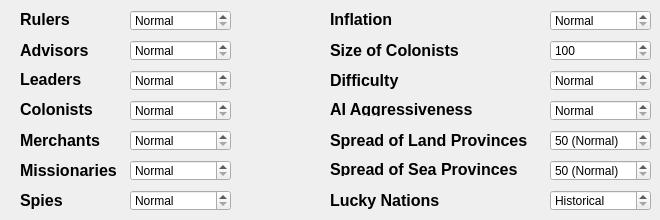
    <widget class="QWidget" name="tab">
     <attribute name="title">
      <string>Gameplay Settings</string>
     </attribute>
     <widget class="QLabel" name="label">
      <property name="geometry">
       <rect>
        <x>20</x>
        <y>10</y>
        <width>61</width>
        <height>16</height>
       </rect>
      </property>
      <property name="contextMenuPolicy">
       <enum>Qt::NoContextMenu</enum>
      </property>
      <property name="text">
       <string>&lt;!DOCTYPE HTML PUBLIC &quot;-//W3C//DTD HTML 4.0//EN&quot; &quot;http://www.w3.org/TR/REC-html40/strict.dtd&quot;&gt;
&lt;html&gt;&lt;head&gt;&lt;meta name=&quot;qrichtext&quot; content=&quot;1&quot; /&gt;&lt;style type=&quot;text/css&quot;&gt;
p, li { white-space: pre-wrap; }
&lt;/style&gt;&lt;/head&gt;&lt;body style=&quot; font-family:'MS Shell Dlg 2'; font-size:8.25pt; font-weight:400; font-style:normal;&quot;&gt;
&lt;p style=&quot; margin-top:0px; margin-bottom:0px; margin-left:0px; margin-right:0px; -qt-block-indent:0; text-indent:0px;&quot;&gt;&lt;span style=&quot; font-size:12pt; font-weight:600;&quot;&gt;Rulers&lt;/span&gt;&lt;/p&gt;&lt;/body&gt;&lt;/html&gt;</string>
      </property>
     </widget>
     <widget class="QLabel" name="label_2">
      <property name="geometry">
       <rect>
        <x>20</x>
        <y>40</y>
        <width>71</width>
        <height>21</height>
       </rect>
      </property>
      <property name="contextMenuPolicy">
       <enum>Qt::NoContextMenu</enum>
      </property>
      <property name="text">
       <string>&lt;!DOCTYPE HTML PUBLIC &quot;-//W3C//DTD HTML 4.0//EN&quot; &quot;http://www.w3.org/TR/REC-html40/strict.dtd&quot;&gt;
&lt;html&gt;&lt;head&gt;&lt;meta name=&quot;qrichtext&quot; content=&quot;1&quot; /&gt;&lt;style type=&quot;text/css&quot;&gt;
p, li { white-space: pre-wrap; }
&lt;/style&gt;&lt;/head&gt;&lt;body style=&quot; font-family:'MS Shell Dlg 2'; font-size:8.25pt; font-weight:400; font-style:normal;&quot;&gt;
&lt;p style=&quot; margin-top:0px; margin-bottom:0px; margin-left:0px; margin-right:0px; -qt-block-indent:0; text-indent:0px;&quot;&gt;&lt;span style=&quot; font-size:12pt; font-weight:600;&quot;&gt;Advisors&lt;/span&gt;&lt;/p&gt;&lt;/body&gt;&lt;/html&gt;</string>
      </property>
     </widget>
     <widget class="QLabel" name="label_3">
      <property name="geometry">
       <rect>
        <x>20</x>
        <y>70</y>
        <width>71</width>
        <height>16</height>
       </rect>
      </property>
      <property name="contextMenuPolicy">
       <enum>Qt::NoContextMenu</enum>
      </property>
      <property name="text">
       <string>&lt;!DOCTYPE HTML PUBLIC &quot;-//W3C//DTD HTML 4.0//EN&quot; &quot;http://www.w3.org/TR/REC-html40/strict.dtd&quot;&gt;
&lt;html&gt;&lt;head&gt;&lt;meta name=&quot;qrichtext&quot; content=&quot;1&quot; /&gt;&lt;style type=&quot;text/css&quot;&gt;
p, li { white-space: pre-wrap; }
&lt;/style&gt;&lt;/head&gt;&lt;body style=&quot; font-family:'MS Shell Dlg 2'; font-size:8.25pt; font-weight:400; font-style:normal;&quot;&gt;
&lt;p style=&quot; margin-top:0px; margin-bottom:0px; margin-left:0px; margin-right:0px; -qt-block-indent:0; text-indent:0px;&quot;&gt;&lt;span style=&quot; font-size:12pt; font-weight:600;&quot;&gt;Leaders&lt;/span&gt;&lt;/p&gt;&lt;/body&gt;&lt;/html&gt;</string>
      </property>
     </widget>
     <widget class="QLabel" name="label_4">
      <property name="geometry">
       <rect>
        <x>20</x>
        <y>100</y>
        <width>81</width>
        <height>16</height>
       </rect>
      </property>
      <property name="contextMenuPolicy">
       <enum>Qt::NoContextMenu</enum>
      </property>
      <property name="text">
       <string>&lt;!DOCTYPE HTML PUBLIC &quot;-//W3C//DTD HTML 4.0//EN&quot; &quot;http://www.w3.org/TR/REC-html40/strict.dtd&quot;&gt;
&lt;html&gt;&lt;head&gt;&lt;meta name=&quot;qrichtext&quot; content=&quot;1&quot; /&gt;&lt;style type=&quot;text/css&quot;&gt;
p, li { white-space: pre-wrap; }
&lt;/style&gt;&lt;/head&gt;&lt;body style=&quot; font-family:'MS Shell Dlg 2'; font-size:8.25pt; font-weight:400; font-style:normal;&quot;&gt;
&lt;p style=&quot; margin-top:0px; margin-bottom:0px; margin-left:0px; margin-right:0px; -qt-block-indent:0; text-indent:0px;&quot;&gt;&lt;span style=&quot; font-size:12pt; font-weight:600;&quot;&gt;Colonists&lt;/span&gt;&lt;/p&gt;&lt;/body&gt;&lt;/html&gt;</string>
      </property>
     </widget>
     <widget class="QLabel" name="label_5">
      <property name="geometry">
       <rect>
        <x>20</x>
        <y>130</y>
        <width>91</width>
        <height>21</height>
       </rect>
      </property>
      <property name="contextMenuPolicy">
       <enum>Qt::NoContextMenu</enum>
      </property>
      <property name="frameShape">
       <enum>QFrame::NoFrame</enum>
      </property>
      <property name="frameShadow">
       <enum>QFrame::Raised</enum>
      </property>
      <property name="text">
       <string>&lt;!DOCTYPE HTML PUBLIC &quot;-//W3C//DTD HTML 4.0//EN&quot; &quot;http://www.w3.org/TR/REC-html40/strict.dtd&quot;&gt;
&lt;html&gt;&lt;head&gt;&lt;meta name=&quot;qrichtext&quot; content=&quot;1&quot; /&gt;&lt;style type=&quot;text/css&quot;&gt;
p, li { white-space: pre-wrap; }
&lt;/style&gt;&lt;/head&gt;&lt;body style=&quot; font-family:'MS Shell Dlg 2'; font-size:8.25pt; font-weight:400; font-style:normal;&quot;&gt;
&lt;p style=&quot; margin-top:0px; margin-bottom:0px; margin-left:0px; margin-right:0px; -qt-block-indent:0; text-indent:0px;&quot;&gt;&lt;span style=&quot; font-size:12pt; font-weight:600;&quot;&gt;Merchants&lt;/span&gt;&lt;/p&gt;&lt;/body&gt;&lt;/html&gt;</string>
      </property>
     </widget>
     <widget class="QLabel" name="label_6">
      <property name="geometry">
       <rect>
        <x>20</x>
        <y>190</y>
        <width>51</width>
        <height>21</height>
       </rect>
      </property>
      <property name="contextMenuPolicy">
       <enum>Qt::NoContextMenu</enum>
      </property>
      <property name="text">
       <string>&lt;!DOCTYPE HTML PUBLIC &quot;-//W3C//DTD HTML 4.0//EN&quot; &quot;http://www.w3.org/TR/REC-html40/strict.dtd&quot;&gt;
&lt;html&gt;&lt;head&gt;&lt;meta name=&quot;qrichtext&quot; content=&quot;1&quot; /&gt;&lt;style type=&quot;text/css&quot;&gt;
p, li { white-space: pre-wrap; }
&lt;/style&gt;&lt;/head&gt;&lt;body style=&quot; font-family:'MS Shell Dlg 2'; font-size:8.25pt; font-weight:400; font-style:normal;&quot;&gt;
&lt;p style=&quot; margin-top:0px; margin-bottom:0px; margin-left:0px; margin-right:0px; -qt-block-indent:0; text-indent:0px;&quot;&gt;&lt;span style=&quot; font-size:12pt; font-weight:600;&quot;&gt;Spies&lt;/span&gt;&lt;/p&gt;&lt;/body&gt;&lt;/html&gt;</string>
      </property>
     </widget>
     <widget class="QLabel" name="label_7">
      <property name="geometry">
       <rect>
        <x>20</x>
        <y>160</y>
        <width>101</width>
        <height>21</height>
       </rect>
      </property>
      <property name="contextMenuPolicy">
       <enum>Qt::NoContextMenu</enum>
      </property>
      <property name="text">
       <string>&lt;!DOCTYPE HTML PUBLIC &quot;-//W3C//DTD HTML 4.0//EN&quot; &quot;http://www.w3.org/TR/REC-html40/strict.dtd&quot;&gt;
&lt;html&gt;&lt;head&gt;&lt;meta name=&quot;qrichtext&quot; content=&quot;1&quot; /&gt;&lt;style type=&quot;text/css&quot;&gt;
p, li { white-space: pre-wrap; }
&lt;/style&gt;&lt;/head&gt;&lt;body style=&quot; font-family:'MS Shell Dlg 2'; font-size:8.25pt; font-weight:400; font-style:normal;&quot;&gt;
&lt;p style=&quot; margin-top:0px; margin-bottom:0px; margin-left:0px; margin-right:0px; -qt-block-indent:0; text-indent:0px;&quot;&gt;&lt;span style=&quot; font-size:12pt; font-weight:600;&quot;&gt;Missionaries&lt;/span&gt;&lt;/p&gt;&lt;/body&gt;&lt;/html&gt;</string>
      </property>
     </widget>
     <widget class="QSpinBox" name="spinBox">
      <property name="geometry">
       <rect>
        <x>130</x>
        <y>100</y>
        <width>101</width>
        <height>21</height>
       </rect>
      </property>
      <property name="focusPolicy">
       <enum>Qt::ClickFocus</enum>
      </property>
      <property name="frame">
       <bool>true</bool>
      </property>
      <property name="specialValueText">
       <string>Normal</string>
      </property>
     </widget>
     <widget class="QSpinBox" name="spinBox_2">
      <property name="geometry">
       <rect>
        <x>130</x>
        <y>70</y>
        <width>101</width>
        <height>21</height>
       </rect>
      </property>
      <property name="focusPolicy">
       <enum>Qt::ClickFocus</enum>
      </property>
      <property name="frame">
       <bool>true</bool>
      </property>
      <property name="specialValueText">
       <string>Normal</string>
      </property>
     </widget>
     <widget class="QSpinBox" name="spinBox_3">
      <property name="geometry">
       <rect>
        <x>130</x>
        <y>10</y>
        <width>101</width>
        <height>21</height>
       </rect>
      </property>
      <property name="focusPolicy">
       <enum>Qt::ClickFocus</enum>
      </property>
      <property name="frame">
       <bool>true</bool>
      </property>
      <property name="specialValueText">
       <string>Normal</string>
      </property>
      <property name="value">
       <number>0</number>
      </property>
     </widget>
     <widget class="QSpinBox" name="spinBox_4">
      <property name="geometry">
       <rect>
        <x>130</x>
        <y>40</y>
        <width>101</width>
        <height>21</height>
       </rect>
      </property>
      <property name="focusPolicy">
       <enum>Qt::ClickFocus</enum>
      </property>
      <property name="frame">
       <bool>true</bool>
      </property>
      <property name="specialValueText">
       <string>Normal</string>
      </property>
     </widget>
     <widget class="QSpinBox" name="spinBox_5">
      <property name="geometry">
       <rect>
        <x>130</x>
        <y>130</y>
        <width>101</width>
        <height>21</height>
       </rect>
      </property>
      <property name="focusPolicy">
       <enum>Qt::ClickFocus</enum>
      </property>
      <property name="frame">
       <bool>true</bool>
      </property>
      <property name="specialValueText">
       <string>Normal</string>
      </property>
     </widget>
     <widget class="QSpinBox" name="spinBox_6">
      <property name="geometry">
       <rect>
        <x>130</x>
        <y>160</y>
        <width>101</width>
        <height>21</height>
       </rect>
      </property>
      <property name="focusPolicy">
       <enum>Qt::ClickFocus</enum>
      </property>
      <property name="frame">
       <bool>true</bool>
      </property>
      <property name="specialValueText">
       <string>Normal</string>
      </property>
     </widget>
     <widget class="QSpinBox" name="spinBox_7">
      <property name="geometry">
       <rect>
        <x>130</x>
        <y>190</y>
        <width>101</width>
        <height>21</height>
       </rect>
      </property>
      <property name="focusPolicy">
       <enum>Qt::ClickFocus</enum>
      </property>
      <property name="frame">
       <bool>true</bool>
      </property>
      <property name="specialValueText">
       <string>Normal</string>
      </property>
     </widget>
     <widget class="QLabel" name="label_8">
      <property name="geometry">
       <rect>
        <x>330</x>
        <y>10</y>
        <width>71</width>
        <height>16</height>
       </rect>
      </property>
      <property name="contextMenuPolicy">
       <enum>Qt::NoContextMenu</enum>
      </property>
      <property name="text">
       <string>&lt;!DOCTYPE HTML PUBLIC &quot;-//W3C//DTD HTML 4.0//EN&quot; &quot;http://www.w3.org/TR/REC-html40/strict.dtd&quot;&gt;
&lt;html&gt;&lt;head&gt;&lt;meta name=&quot;qrichtext&quot; content=&quot;1&quot; /&gt;&lt;style type=&quot;text/css&quot;&gt;
p, li { white-space: pre-wrap; }
&lt;/style&gt;&lt;/head&gt;&lt;body style=&quot; font-family:'MS Shell Dlg 2'; font-size:8.25pt; font-weight:400; font-style:normal;&quot;&gt;
&lt;p style=&quot; margin-top:0px; margin-bottom:0px; margin-left:0px; margin-right:0px; -qt-block-indent:0; text-indent:0px;&quot;&gt;&lt;span style=&quot; font-size:12pt; font-weight:600;&quot;&gt;Inflation&lt;/span&gt;&lt;/p&gt;&lt;/body&gt;&lt;/html&gt;</string>
      </property>
     </widget>
     <widget class="QLabel" name="label_9">
      <property name="geometry">
       <rect>
        <x>330</x>
        <y>100</y>
        <width>161</width>
        <height>16</height>
       </rect>
      </property>
      <property name="contextMenuPolicy">
       <enum>Qt::NoContextMenu</enum>
      </property>
      <property name="text">
       <string>&lt;!DOCTYPE HTML PUBLIC &quot;-//W3C//DTD HTML 4.0//EN&quot; &quot;http://www.w3.org/TR/REC-html40/strict.dtd&quot;&gt;
&lt;html&gt;&lt;head&gt;&lt;meta name=&quot;qrichtext&quot; content=&quot;1&quot; /&gt;&lt;style type=&quot;text/css&quot;&gt;
p, li { white-space: pre-wrap; }
&lt;/style&gt;&lt;/head&gt;&lt;body style=&quot; font-family:'MS Shell Dlg 2'; font-size:8.25pt; font-weight:400; font-style:normal;&quot;&gt;
&lt;p style=&quot; margin-top:0px; margin-bottom:0px; margin-left:0px; margin-right:0px; -qt-block-indent:0; text-indent:0px;&quot;&gt;&lt;span style=&quot; font-size:12pt; font-weight:600;&quot;&gt;AI Aggressiveness&lt;/span&gt;&lt;/p&gt;&lt;/body&gt;&lt;/html&gt;</string>
      </property>
     </widget>
     <widget class="QLabel" name="label_10">
      <property name="geometry">
       <rect>
        <x>330</x>
        <y>70</y>
        <width>81</width>
        <height>21</height>
       </rect>
      </property>
      <property name="contextMenuPolicy">
       <enum>Qt::NoContextMenu</enum>
      </property>
      <property name="text">
       <string>&lt;!DOCTYPE HTML PUBLIC &quot;-//W3C//DTD HTML 4.0//EN&quot; &quot;http://www.w3.org/TR/REC-html40/strict.dtd&quot;&gt;
&lt;html&gt;&lt;head&gt;&lt;meta name=&quot;qrichtext&quot; content=&quot;1&quot; /&gt;&lt;style type=&quot;text/css&quot;&gt;
p, li { white-space: pre-wrap; }
&lt;/style&gt;&lt;/head&gt;&lt;body style=&quot; font-family:'MS Shell Dlg 2'; font-size:8.25pt; font-weight:400; font-style:normal;&quot;&gt;
&lt;p style=&quot; margin-top:0px; margin-bottom:0px; margin-left:0px; margin-right:0px; -qt-block-indent:0; text-indent:0px;&quot;&gt;&lt;span style=&quot; font-size:12pt; font-weight:600;&quot;&gt;Difficulty&lt;/span&gt;&lt;/p&gt;&lt;/body&gt;&lt;/html&gt;</string>
      </property>
     </widget>
     <widget class="QLabel" name="label_11">
      <property name="geometry">
       <rect>
        <x>330</x>
        <y>190</y>
        <width>121</width>
        <height>21</height>
       </rect>
      </property>
      <property name="contextMenuPolicy">
       <enum>Qt::NoContextMenu</enum>
      </property>
      <property name="text">
       <string>&lt;!DOCTYPE HTML PUBLIC &quot;-//W3C//DTD HTML 4.0//EN&quot; &quot;http://www.w3.org/TR/REC-html40/strict.dtd&quot;&gt;
&lt;html&gt;&lt;head&gt;&lt;meta name=&quot;qrichtext&quot; content=&quot;1&quot; /&gt;&lt;style type=&quot;text/css&quot;&gt;
p, li { white-space: pre-wrap; }
&lt;/style&gt;&lt;/head&gt;&lt;body style=&quot; font-family:'MS Shell Dlg 2'; font-size:8.25pt; font-weight:400; font-style:normal;&quot;&gt;
&lt;p style=&quot; margin-top:0px; margin-bottom:0px; margin-left:0px; margin-right:0px; -qt-block-indent:0; text-indent:0px;&quot;&gt;&lt;span style=&quot; font-size:12pt; font-weight:600;&quot;&gt;Lucky Nations&lt;/span&gt;&lt;/p&gt;&lt;/body&gt;&lt;/html&gt;</string>
      </property>
     </widget>
     <widget class="QLabel" name="label_12">
      <property name="geometry">
       <rect>
        <x>330</x>
        <y>160</y>
        <width>201</width>
        <height>16</height>
       </rect>
      </property>
      <property name="contextMenuPolicy">
       <enum>Qt::NoContextMenu</enum>
      </property>
      <property name="text">
       <string>&lt;!DOCTYPE HTML PUBLIC &quot;-//W3C//DTD HTML 4.0//EN&quot; &quot;http://www.w3.org/TR/REC-html40/strict.dtd&quot;&gt;
&lt;html&gt;&lt;head&gt;&lt;meta name=&quot;qrichtext&quot; content=&quot;1&quot; /&gt;&lt;style type=&quot;text/css&quot;&gt;
p, li { white-space: pre-wrap; }
&lt;/style&gt;&lt;/head&gt;&lt;body style=&quot; font-family:'MS Shell Dlg 2'; font-size:8.25pt; font-weight:400; font-style:normal;&quot;&gt;
&lt;p style=&quot; margin-top:0px; margin-bottom:0px; margin-left:0px; margin-right:0px; -qt-block-indent:0; text-indent:0px;&quot;&gt;&lt;span style=&quot; font-size:12pt; font-weight:600;&quot;&gt;Spread of Sea Provinces&lt;/span&gt;&lt;/p&gt;&lt;/body&gt;&lt;/html&gt;</string>
      </property>
     </widget>
     <widget class="QLabel" name="label_13">
      <property name="geometry">
       <rect>
        <x>330</x>
        <y>40</y>
        <width>141</width>
        <height>21</height>
       </rect>
      </property>
      <property name="contextMenuPolicy">
       <enum>Qt::NoContextMenu</enum>
      </property>
      <property name="text">
       <string>&lt;!DOCTYPE HTML PUBLIC &quot;-//W3C//DTD HTML 4.0//EN&quot; &quot;http://www.w3.org/TR/REC-html40/strict.dtd&quot;&gt;
&lt;html&gt;&lt;head&gt;&lt;meta name=&quot;qrichtext&quot; content=&quot;1&quot; /&gt;&lt;style type=&quot;text/css&quot;&gt;
p, li { white-space: pre-wrap; }
&lt;/style&gt;&lt;/head&gt;&lt;body style=&quot; font-family:'MS Shell Dlg 2'; font-size:8.25pt; font-weight:400; font-style:normal;&quot;&gt;
&lt;p style=&quot; margin-top:0px; margin-bottom:0px; margin-left:0px; margin-right:0px; -qt-block-indent:0; text-indent:0px;&quot;&gt;&lt;span style=&quot; font-size:12pt; font-weight:600;&quot;&gt;Size of Colonists&lt;/span&gt;&lt;/p&gt;&lt;/body&gt;&lt;/html&gt;</string>
      </property>
     </widget>
     <widget class="QLabel" name="label_14">
      <property name="geometry">
       <rect>
        <x>330</x>
        <y>130</y>
        <width>211</width>
        <height>21</height>
       </rect>
      </property>
      <property name="contextMenuPolicy">
       <enum>Qt::NoContextMenu</enum>
      </property>
      <property name="text">
       <string>&lt;!DOCTYPE HTML PUBLIC &quot;-//W3C//DTD HTML 4.0//EN&quot; &quot;http://www.w3.org/TR/REC-html40/strict.dtd&quot;&gt;
&lt;html&gt;&lt;head&gt;&lt;meta name=&quot;qrichtext&quot; content=&quot;1&quot; /&gt;&lt;style type=&quot;text/css&quot;&gt;
p, li { white-space: pre-wrap; }
&lt;/style&gt;&lt;/head&gt;&lt;body style=&quot; font-family:'MS Shell Dlg 2'; font-size:8.25pt; font-weight:400; font-style:normal;&quot;&gt;
&lt;p style=&quot; margin-top:0px; margin-bottom:0px; margin-left:0px; margin-right:0px; -qt-block-indent:0; text-indent:0px;&quot;&gt;&lt;span style=&quot; font-size:12pt; font-weight:600;&quot;&gt;Spread of Land Provinces&lt;/span&gt;&lt;/p&gt;&lt;/body&gt;&lt;/html&gt;</string>
      </property>
     </widget>
     <widget class="QSpinBox" name="spinBox_8">
      <property name="geometry">
       <rect>
        <x>550</x>
        <y>190</y>
        <width>101</width>
        <height>21</height>
       </rect>
      </property>
      <property name="focusPolicy">
       <enum>Qt::ClickFocus</enum>
      </property>
      <property name="frame">
       <bool>true</bool>
      </property>
      <property name="specialValueText">
       <string>Historical</string>
      </property>
     </widget>
     <widget class="QSpinBox" name="spinBox_9">
      <property name="geometry">
       <rect>
        <x>550</x>
        <y>160</y>
        <width>101</width>
        <height>21</height>
       </rect>
      </property>
      <property name="focusPolicy">
       <enum>Qt::ClickFocus</enum>
      </property>
      <property name="frame">
       <bool>true</bool>
      </property>
      <property name="specialValueText">
       <string>50 (Normal)</string>
      </property>
     </widget>
     <widget class="QSpinBox" name="spinBox_10">
      <property name="geometry">
       <rect>
        <x>550</x>
        <y>100</y>
        <width>101</width>
        <height>21</height>
       </rect>
      </property>
      <property name="focusPolicy">
       <enum>Qt::ClickFocus</enum>
      </property>
      <property name="frame">
       <bool>true</bool>
      </property>
      <property name="specialValueText">
       <string>Normal</string>
      </property>
     </widget>
     <widget class="QSpinBox" name="spinBox_11">
      <property name="geometry">
       <rect>
        <x>550</x>
        <y>130</y>
        <width>101</width>
        <height>21</height>
       </rect>
      </property>
      <property name="focusPolicy">
       <enum>Qt::ClickFocus</enum>
      </property>
      <property name="frame">
       <bool>true</bool>
      </property>
      <property name="specialValueText">
       <string>50 (Normal)</string>
      </property>
     </widget>
     <widget class="QSpinBox" name="spinBox_12">
      <property name="geometry">
       <rect>
        <x>550</x>
        <y>40</y>
        <width>101</width>
        <height>21</height>
       </rect>
      </property>
      <property name="focusPolicy">
       <enum>Qt::ClickFocus</enum>
      </property>
      <property name="frame">
       <bool>true</bool>
      </property>
      <property name="specialValueText">
       <string>100</string>
      </property>
     </widget>
     <widget class="QSpinBox" name="spinBox_13">
      <property name="geometry">
       <rect>
        <x>550</x>
        <y>10</y>
        <width>101</width>
        <height>21</height>
       </rect>
      </property>
      <property name="focusPolicy">
       <enum>Qt::ClickFocus</enum>
      </property>
      <property name="frame">
       <bool>true</bool>
      </property>
      <property name="specialValueText">
       <string>Normal</string>
      </property>
     </widget>
     <widget class="QSpinBox" name="spinBox_14">
      <property name="geometry">
       <rect>
        <x>550</x>
        <y>70</y>
        <width>101</width>
        <height>21</height>
       </rect>
      </property>
      <property name="focusPolicy">
       <enum>Qt::ClickFocus</enum>
      </property>
      <property name="frame">
       <bool>true</bool>
      </property>
      <property name="specialValueText">
       <string>Normal</string>
      </property>
     </widget>
    </widget>
